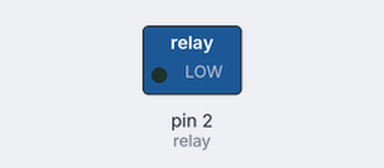
Simulated run of this sketch. Board: Arduino Uno, built with avr-gcc and run on an emulated ATmega328P. Shown: switched loads named in the sketch (green lamp = pin HIGH). Dashed ring = blinking.

Above: at 0.5 s.
Timing chart, 0 to 4.6 s (numbered marks = the images above):
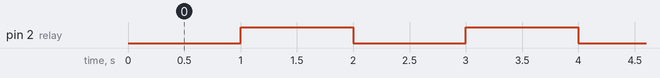

The sketch:

relay.ino
```cpp
#define relay 2

void setup() {
  pinMode(relay, OUTPUT);
}

void loop() {
  digitalWrite(relay, LOW);
  delay(1000);
  digitalWrite(relay, HIGH);
  delay(1000);

}
```

Measured:
- by itself, pin 2 (relay): alternates HIGH for 1.0 s and LOW for 1.0 s
